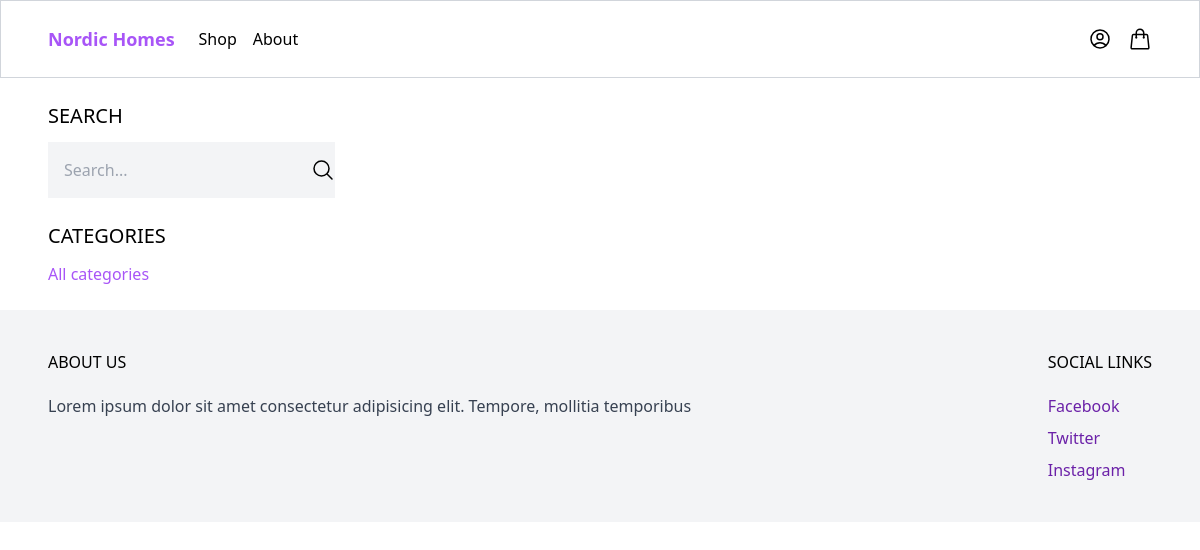
The app's page /shop/, older data.
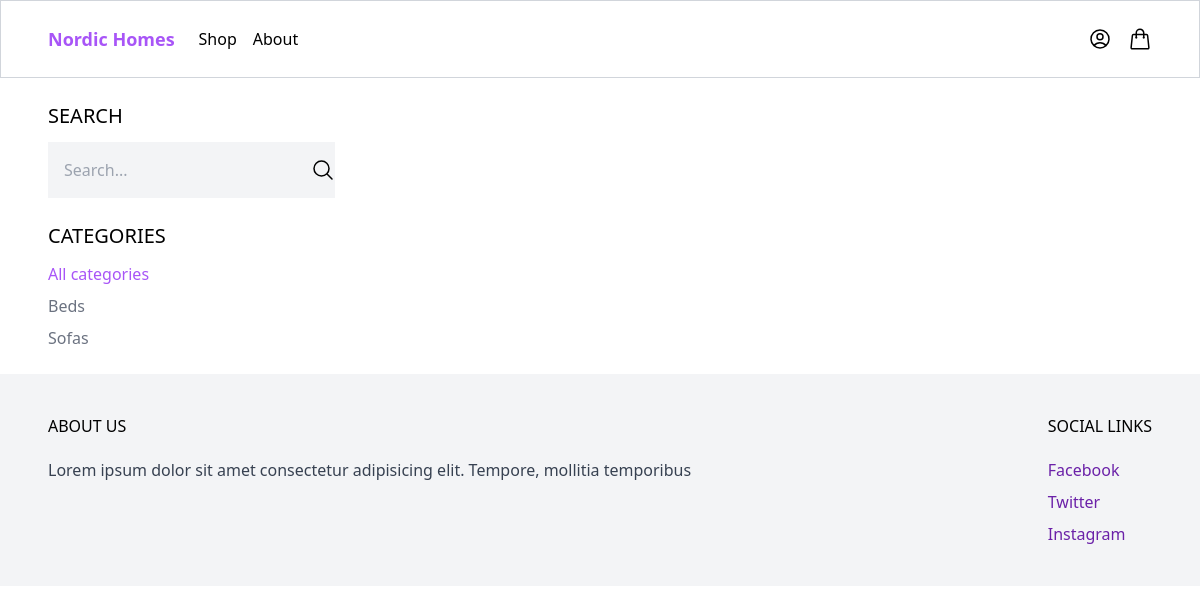
The same page, newer data.
### products/models.py (models this page shows, shortened)
class Category(models.Model):
    name = models.CharField(max_length=255)
    slug = models.SlugField()
    class Meta:
        ordering = ('name', )

### core/views.py (the view)
# urls.py: path('shop/', shop, name="shop")
def shop(request):
    active_category = request.GET.get('category', '')
    query = request.GET.get('query', '')
    categories = Category.objects.all()
    if active_category:
        products = Product.objects.filter(category__slug=active_category)
    else:
        products = Product.objects.all()
    if query:
        products = products.filter(Q(name__icontains=query) | Q(description__icontains=query))
    context = {
        'products': products,
        'categories': categories,
        'active_category': active_category,
    }
    return render(request, "core/shop.html", context)

### core/templates/core/shop.html (shortened to what this page needs)
{% extends 'core/base.html' %}
{% block content %}
<div class="max-w-6xl mx-auto flex flex-wrap item-start py-6 px-6 xl:px-0">
    <div class="w-full lg:w-1/4">
        <h3 class="mb-3 text-xl uppercase">Search</h3>
        <form method="get" action=".">
            <div class="flex focus-within:outline focus-within:outline-2 focus-within:outline-purple-500 rounded-sm">
                <input type="text" name="query" class="p-4 bg-gray-100 border-0 outline-none focus:outline-none" placeholder="Search...">
                <button class="flex items-center justify-center bg-gray-100 border-0 w-[14rem]">
                    <svg class="size-6" xmlns="http://www.w3.org/2000/svg" fill="none" viewBox="0 0 24 24" stroke-width="1.5" stroke="currentColor">
                        <path stroke-linecap="round" stroke-linejoin="round" d="m21 21-5.197-5.197m0 0A7.5 7.5 0 1 0 5.196 5.196a7.5 7.5 0 0 0 10.607 10.607Z" />
                    </svg>
                </button>
            </div>
        </form>
        <h3 class="mt-6 mb-3 text-xl uppercase">Categories</h3>
        <ul class="space-y-2">
            <li><a href="{% url 'core:shop' %}" class="{% if not active_category %}text-purple-500{% else %}text-gray-500{% endif %}">All categories</a></li>
            {% for category in categories %}
            <li><a href="{% url 'core:shop' %}?category={{ category.slug }}" class="{% if category.slug == active_category %}text-purple-500{% else %}text-gray-500{% endif %}">{{ category.name }}</a></li>
            {% endfor %}
        </ul>
    </div>
    <div class="w-full lg:w-3/4 flex flex-wrap">
    </div>
</div>
{% endblock %}

Row changes from the older to the newer data that the page shows:
added Category: name "Beds"
added Category: name "Sofas"
